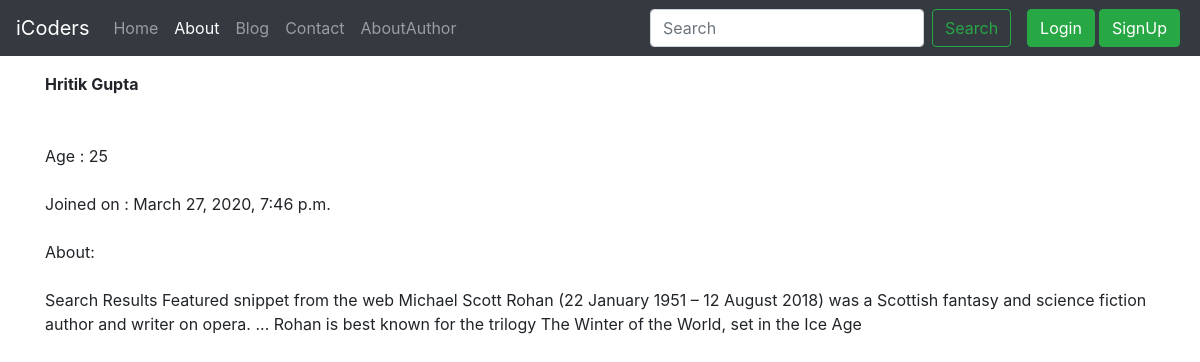
The app's page /author/hritik-gupta with its own data.
### author/models.py (models this page shows)
class Author(models.Model):
    sno=models.AutoField(primary_key=True)
    Name=models.CharField(max_length=50)
    Age=models.IntegerField()
    Bio=models.TextField()
    Slug=models.CharField(max_length=30)
    Joined=models.DateTimeField(blank=True)
    author = models.ForeignKey(User, default=None,on_delete=models.CASCADE)
    def __str__(self):
        return  self.Name

### author/views.py (the view)
# urls.py: path('<str:slug>',views.AboutAuthor,name='AboutAuthor'),
def AboutAuthor(request,slug):
    author=Author.objects.filter(Slug=slug)[0]
    print(author)
    param={'author':author}
    print(author)
    return render(request,'author/about.html',param)

### templates/author/about.html (shortened to what this page needs)
{% extends "base.html" %}
{% block About %} active {% endblock About %}
{% block body %}
<div class="container my-3">
<strong>{{author.Name}}</strong>
<br><br><br>
Age : {{author.Age}}
<br><br>
Joined on : {{author.Joined}}
<br><br>
About:
<br><br>
<p>{{author.Bio}}</p>
</div>
{% endblock body %}

### records on screen
Author: Name "Hritik Gupta", Age "25", Joined "March 27, 2020, 7:46 p.m.", Bio "Search Results Featured snippet from the web Michael Scott Rohan (22 January 1951 – 12 August 2018) was a Scottish fantasy and science fiction author and writer on opera. ... Rohan is best known for the trilogy The Winter of the World, set in the Ice Age"
